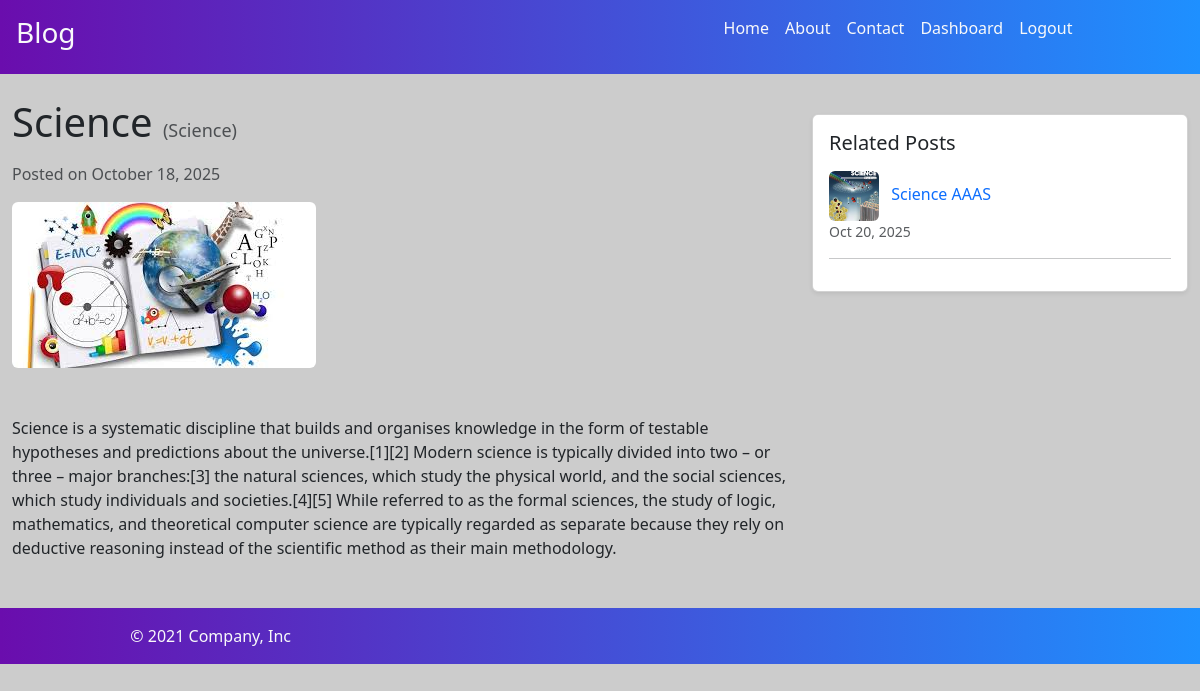
The page /post/science (signed in) on the database its author committed.
### blog/models.py (models this page shows, shortened)
class Post(models.Model):
    title = models.CharField(max_length=100)
    content = models.TextField()
    img_url = models.ImageField(null=True, upload_to="posts/images")
    created_at = models.DateTimeField(auto_now_add=True)
    slug = models.SlugField(unique=True, null=True, blank=True)
    category = models.ForeignKey(Category, on_delete=models.CASCADE)
    user = models.ForeignKey(User, on_delete=models.CASCADE, null=True)
    is_published = models.BooleanField(default=False)

class Category(models.Model):
    name = models.CharField(max_length=100)

### blog/views.py (the view)
# urls.py: path("post/<str:slug>", views.detail, name="detail"),
def detail(request, slug):
    if request.user and not request.user.has_perm('blog_view_post'):
        messages.error(request, 'You have no permisson to view any posts')
        return redirect('blog:index')
    try:
        post = Post.objects.get(slug=slug, is_published=True)
        related_posts = Post.objects.filter(category=post.category).exclude(pk=post.id)[:3]
    except Post.DoesNotExist:
        raise Http404("Post does not exist!")
    return render(request, 'blog/detail.html', {'post': post, 'related_posts': related_posts})

### blog/templates/blog/detail.html
{% extends 'blog/base.html' %}
{% block content %}
<div class="container-fluid mt-4">
    <div class="row">
        <div class="col-lg-8">
            <h1 class="mb-3">
                {{ post.title }}
                <small class="text-muted" style="font-size: 18px;">({{ post.category.name }})</small>
            </h1>
            <p class="text-muted">
                Posted on {{ post.created_at|date:"F j, Y" }}
            </p>
            {% if post.img_url %}
                <img src="{{ post.img_url.url }}" class="img-fluid rounded mb-4" alt="{{ post.title }}">
            {% endif %}
            <div class="post-content mb-5" style="white-space: pre-line;">
                {{ post.content }}
            </div>
        </div>
        <div class="col-lg-4">
            <div class="card shadow-sm mt-3">
                <div class="card-body">
                    <h5 class="card-title mb-3">Related Posts</h5>
                    {% if related_posts %}
                        <ul class="list-unstyled">
                            {% for related_post in related_posts %}
                                <li class="mb-2">
                                    <a href="{% url 'blog:detail' slug=related_post.slug %}" class="text-decoration-none">
                                        {% if related_post.img_url %}
                                            <img src="{{ related_post.img_url.url }}" alt="{{ related_post.title }}"
                                                 class="me-2 rounded" style="width: 50px; height: 50px; object-fit: cover;">
                                        {% endif %}
                                        {{ related_post.title }}
                                    </a>
                                    <p class="text-muted small mb-0">{{ related_post.created_at|date:"M d, Y" }}</p>
                                </li>
                                <hr>
                            {% endfor %}
                        </ul>
                    {% else %}
                        <p class="text-muted">No related posts available.</p>
                    {% endif %}
                </div>
            </div>
        </div>
    </div>
</div>
{% endblock %}

### blog/static/blog/style.css (style rules this page uses)
body { background-color: #cccccc; }

### rows shown on the page
Post: title "Science", category.name "Science", created_at "October 18, 2025", img_url (picture), content "Science is a systematic discipline that builds and organises knowledge in the form of testable hypotheses and predictions about the universe.[1][2] Modern science is typically divided into two – or three – major branches:[3] the natural sciences, which study the physical world, and the social sciences, which study individuals and societies.[4][5] While referred to as the formal sciences, the study of logic, mathematics, and theoretical computer science are typically regarded as separate because they rely on deductive reasoning instead of the scientific method as their main methodology."
Post: img_url (picture), title "Science AAAS", created_at "Oct 20, 2025"
